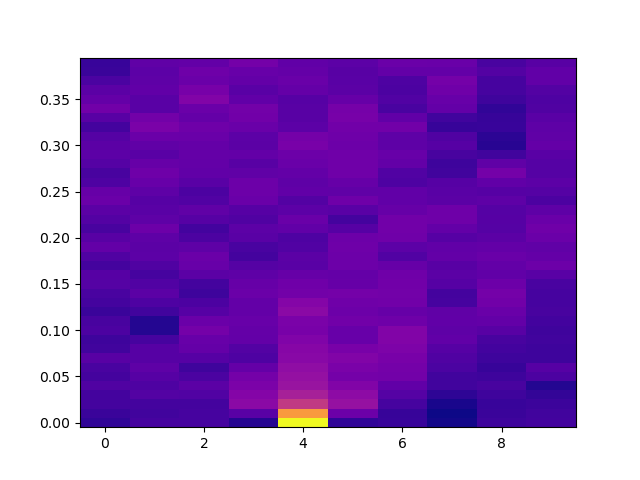

The Python source for this figure:
import os
import re
import h5py
import numpy as np
from matplotlib import pyplot as plt

script_dir = os.path.dirname(__file__)
file_path = os.path.join(script_dir,"spl_hubbard1d_g4.0_correlations.hdf5")

with h5py.File(file_path, "r") as f:

    q = f.attrs["nqubits"]
    delta = f.attrs["delta"]
    data = []
    t_step = []

    # Sort by the numerical part
    keys = sorted(f.keys(), key=lambda x: int(''.join(filter(str.isdigit, x))))

    for key in keys:
        a = re.findall(r'\d+', key)[0]
        t_step.append(int(a))
        data.append(np.array(f[key][:, 0]))

data = np.array(data)
t_step = np.array(t_step)
t = t_step*delta
diff = np.array(list(range(q)))

print(diff.shape)
print(t.shape)

fig, ax = plt.subplots()
ax.pcolormesh(diff, t, data, cmap = "plasma", shading = "auto")
fig.savefig(os.path.join(script_dir, "correlations.png"))

